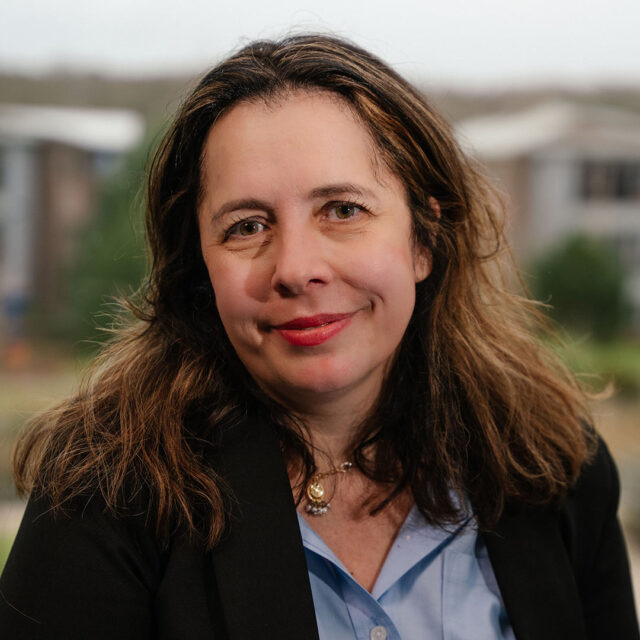
#> input picture lab7/original/1.jpg, 640 x 640 px; its folder holds only this picture in this run
$ jupyter execute --allow-errors main.ipynb
#> lines starting #> are read from the running program, lines starting #| are printed output that depends on the picture
#> in process_image, img is the input picture: shape (640, 640, 3); mean B, G, R 77.1, 87.8, 102.3
[cell 1]
import sqlite3

# Connect to the SQLite database or create a new one if it doesn't exist
conn = sqlite3.connect('my_database.db')
cursor = conn.cursor()

# Create the 'unclassified' table
cursor.execute('''
    CREATE TABLE IF NOT EXISTS unclassified (
        id INTEGER PRIMARY KEY AUTOINCREMENT,
        path TEXT NOT NULL,
        x INTEGER NOT NULL,
        y INTEGER NOT NULL,
        width INTEGER NOT NULL,
        height INTEGER NOT NULL
    )
''')

# Create the 'criminal' table
cursor.execute('''
    CREATE TABLE IF NOT EXISTS criminal (
        id INTEGER PRIMARY KEY AUTOINCREMENT,
        path TEXT NOT NULL,
        x INTEGER NOT NULL,
        y INTEGER NOT NULL,
        width INTEGER NOT NULL,
        height INTEGER NOT NULL
    )
''')

# Create the 'non_criminal' table
cursor.execute('''
    CREATE TABLE IF NOT EXISTS non_criminal (
        id INTEGER PRIMARY KEY AUTOINCREMENT,
        path TEXT NOT NULL,
        x INTEGER NOT NULL,
        y INTEGER NOT NULL,
        width INTEGER NOT NULL,
        height INTEGER NOT NULL
    )
''')

# Create the 'junk' table
cursor.execute('''
    CREATE TABLE IF NOT EXISTS junk (
        id INTEGER PRIMARY KEY AUTOINCREMENT,
        path TEXT NOT NULL,
        x INTEGER NOT NULL,
        y INTEGER NOT NULL,
        width INTEGER NOT NULL,
        height INTEGER NOT NULL
    )
''')

# Commit the changes and close the database connection
conn.commit()
conn.close()

#> (a cell that did not finish here is left out)

#> (a cell that did not finish here is left out)

[cell 4]
import cv2
import os
import sqlite3

# Load cascade classifier training file for haarcascade
haar_face_cascade = cv2.CascadeClassifier('./haarcascade_frontalface_alt.xml')

def detect_face(f_cascade, colored_img, scaleFactor=1.1):
#> called with scaleFactor = 1.1
    gray = cv2.cvtColor(colored_img, cv2.COLOR_BGR2GRAY)
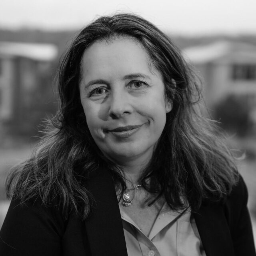
#> gray: shape (256, 256); min 1, max 243, mean 90.9
    faces = f_cascade.detectMultiScale(gray, scaleFactor=scaleFactor, minNeighbors=5)
#> faces = [[65, 46, 106, 106]]

    if len(faces) == 1:
        x, y, w, h = faces[0]
#> x = 65; y = 46; w = 106; h = 106
        # Draw a rectangle around the detected face
        cv2.rectangle(colored_img, (x, y), (x + w, y + h), (0, 255, 0), 2)
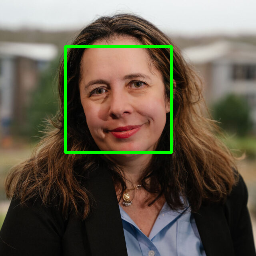
#> colored_img: shape (256, 256, 3); mean B, G, R 76.4, 91.7, 100.8
        return colored_img, x, y, w, h
    else:
        return None

def process_image(original_folder, cropped_folder, filename, conn):
    image_path = os.path.join(original_folder, filename)
    img = cv2.imread(image_path)

    # Resize the image to 256x256
    img = cv2.resize(img, (256, 256))

    result = detect_face(haar_face_cascade, img)
#> result = 5 items

    if result is not None:
        img_with_rectangles, x, y, w, h = result
#> x = 65; y = 46; w = 106; h = 106

        # Save the image with rectangles in the existing cropped folder
        save_path = os.path.join(cropped_folder, filename)
        cv2.imwrite(save_path, img_with_rectangles)

        # Convert x, y, width, and height to integers
        x, y, w, h = int(x), int(y), int(w), int(h)

        # Insert values into the database (assuming 'unallocated' table exists)
        cursor = conn.cursor()
        cursor.execute("INSERT INTO unclassified (path, x, y, width, height) VALUES (?, ?, ?, ?, ?)",
                       (save_path, x, y, w, h))
        conn.commit()
    else:
        print(f"No face detected in {filename}")

    # os.remove(image_path)  # You can uncomment this line to delete the original image.

def process_images_in_folder(original_folder, cropped_folder, conn):
    for filename in os.listdir(original_folder):
        if filename.endswith(".jpg"):
            process_image(original_folder, cropped_folder, filename, conn)

# Specify the directories for original and cropped images
original_folder = './original/'
cropped_folder = './cropped/'

# Connect to the SQLite database
conn = sqlite3.connect('my_database.db')

# Call the function to process and draw rectangles around faces in the directory and store values in the 'unallocated' table
process_images_in_folder(original_folder, cropped_folder, conn)

# Close the database connection
conn.close()

[cell 5]
import sqlite3

# Connect to the SQLite database
conn = sqlite3.connect('my_database.db')
cursor = conn.cursor()

# List of table names
table_names = ['unclassified', 'criminal', 'non_criminal', 'junk']

# Iterate through the table names and fetch data
for table_name in table_names:
    print(f"Data in the '{table_name}' table:")
    cursor.execute(f"SELECT * FROM {table_name}")

    # Fetch all rows from the table
    rows = cursor.fetchall()

    # Print the table header
    print("ID | Path | x | y | width | height")

    # Print the data in each row
    for row in rows:
        print(row)

    print("\n")

# Close the database connection
conn.close()

$ run again, on lab7/original/13.jpg
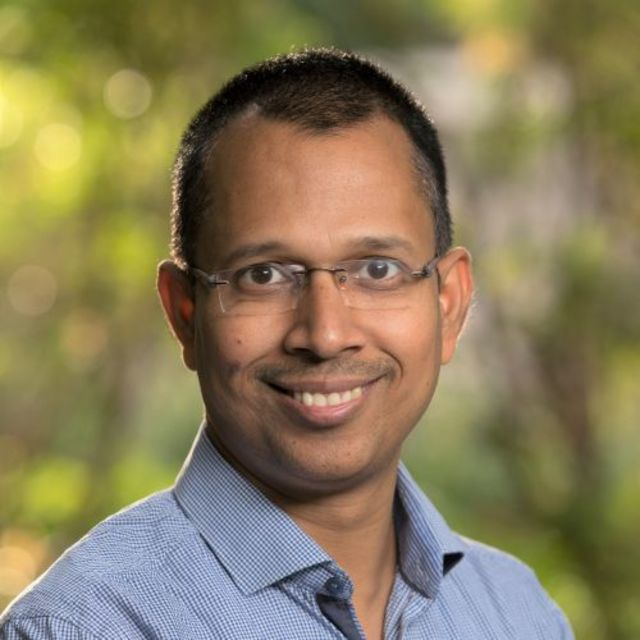
#> input picture lab7/original/13.jpg, 640 x 640 px
#> in process_image, img is the input picture: shape (640, 640, 3); mean B, G, R 90.5, 124.5, 136.7
#> img: shape (256, 256, 3)
#> in detect_face, `gray = cv2.cvtColor(colored_img, cv2.COLOR_BGR2GRAY)`:
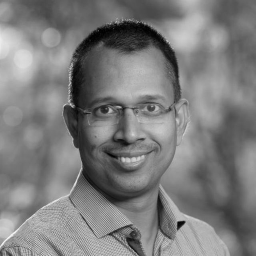
#> gray: shape (256, 256); min 0, max 244, mean 124.2
#> faces = [[70, 63, 119, 119]]
#> in detect_face, `x, y, w, h = faces[0]`: x = 70; y = 63; w = 119
#> in detect_face, `cv2.rectangle(colored_img, (x, y), (x + w, y + h), (0, 255, 0), 2)`:
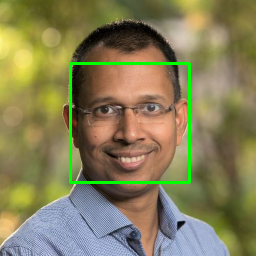
#> colored_img: shape (256, 256, 3); mean B, G, R 88.5, 127.4, 133.6
#> result = 5 items
#> in process_image, `img_with_rectangles, x, y, w, h = result`: x = 70; y = 63; w = 119

$ run again, on lab7/original/15.jpg
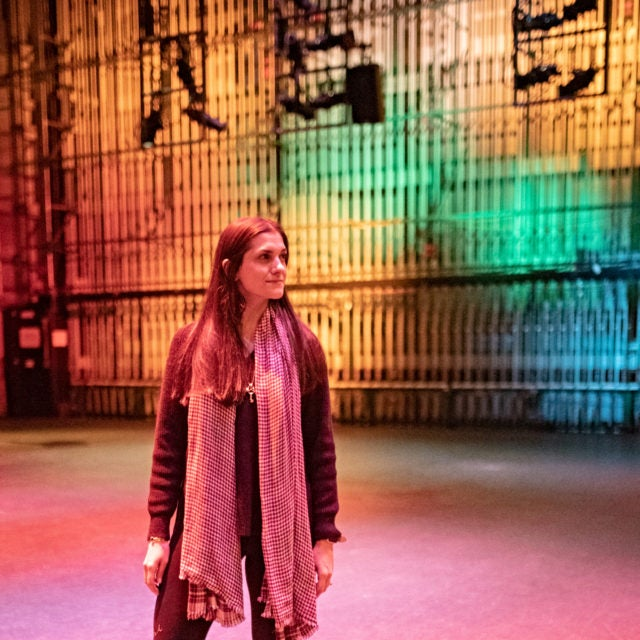
#> input picture lab7/original/15.jpg, 640 x 640 px
#> in process_image, img is the input picture: shape (640, 640, 3); mean B, G, R 82.1, 99.4, 152.7
#> in process_image, `img = cv2.resize(img, (256, 256))`:
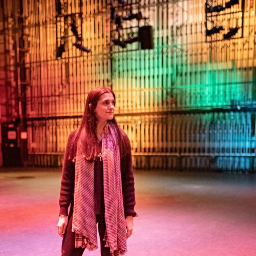
#> img: shape (256, 256, 3); mean B, G, R 82.1, 99.4, 152.6
#> in detect_face, `gray = cv2.cvtColor(colored_img, cv2.COLOR_BGR2GRAY)`:
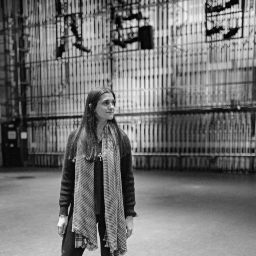
#> gray: shape (256, 256); min 1, max 245, mean 113.3
#> faces = ()

$ run again, on lab7/original/10.jpg
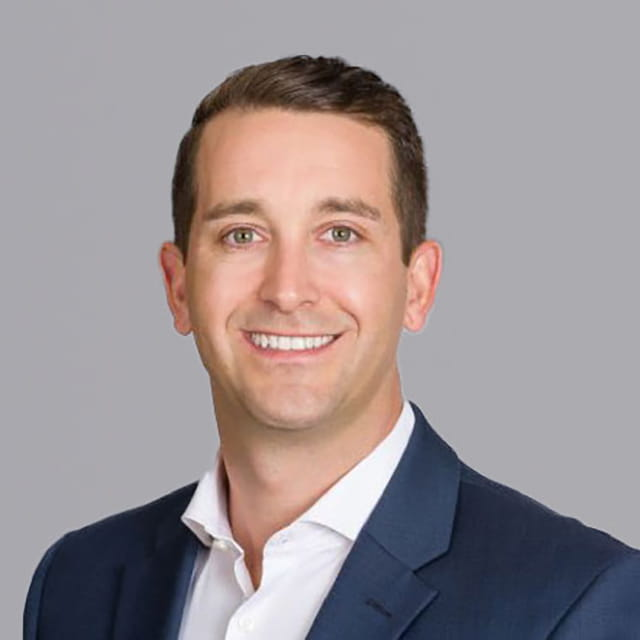
#> input picture lab7/original/10.jpg, 640 x 640 px
#> in process_image, img is the input picture: shape (640, 640, 3); mean B, G, R 147.2, 145.1, 154.9
#> img: shape (256, 256, 3)
#> in detect_face, `gray = cv2.cvtColor(colored_img, cv2.COLOR_BGR2GRAY)`:
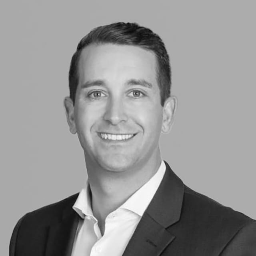
#> gray: shape (256, 256); min 9, max 253, mean 148.3
#> faces = [[59, 49, 114, 114]]
#> in detect_face, `x, y, w, h = faces[0]`: x = 59; y = 49; w = 114
#> in detect_face, `cv2.rectangle(colored_img, (x, y), (x + w, y + h), (0, 255, 0), 2)`:
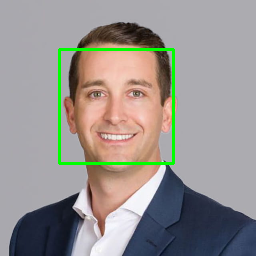
#> colored_img: shape (256, 256, 3); mean B, G, R 144.1, 147.1, 151.2
#> result = 5 items
#> in process_image, `img_with_rectangles, x, y, w, h = result`: x = 59; y = 49; w = 114
